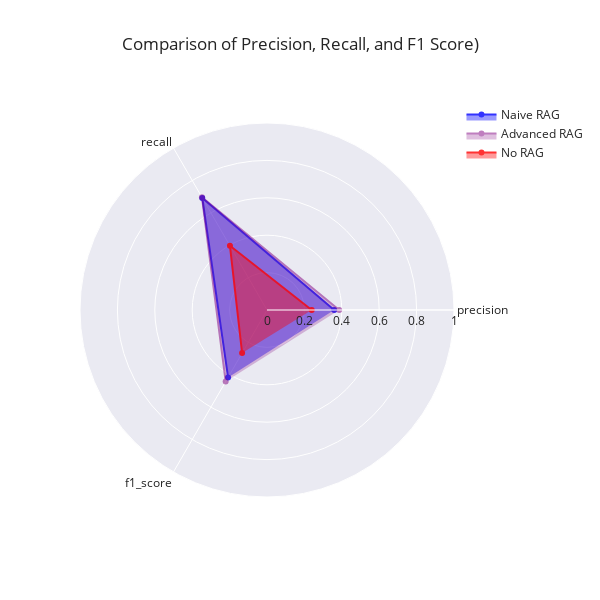

The notebook cell saved with this chart:
### Code cell
fig = go.Figure()



fig.add_trace(go.Scatterpolar(
    r=df_token[df_token['method']=="Naive RAG"][['precision','recall','f1_score']].values[0],
    theta=['precision','recall','f1_score'],
    fill='toself',
    name='Naive RAG',
    line_color='blue',
    opacity=0.8
))
fig.add_trace(go.Scatterpolar(
    r=df_token[df_token['method']=="Advanced RAG"][['precision','recall','f1_score']].values[0],
    theta=['precision','recall','f1_score'],
    fill='toself',
    name='Advanced RAG',
    line_color='purple',
    opacity=0.5
))

fig.add_trace(go.Scatterpolar(
    r=df_token[df_token['method']=="No RAG"][['precision','recall','f1_score']].values[0],
    theta=['precision','recall','f1_score'],
    fill='toself',
    name='No RAG',
    line_color='red',
    opacity=0.8
))


fig.update_layout(
    polar=dict(
        radialaxis=dict(
            visible=True,
            range=[0, 1]  
        )),
    title="Comparison of Precision, Recall, and F1 Score)",
    showlegend=True,
    width=600, 
    height=600,
    template='seaborn'
)

# Show the plot
fig.show()

### Figure 1 — Plotly figure (JSON) as saved in the notebook; plotly's stock layout.template omitted (floating-point values rounded to 4 significant figures)
{"data": [{"fill": "toself", "line": {"color": "blue"}, "name": "Naive RAG", "opacity": 0.8, "r": [0.3592, 0.6922, 0.4163], "theta": ["precision", "recall", "f1_score"], "type": "scatterpolar"}, {"fill": "toself", "line": {"color": "purple"}, "name": "Advanced RAG", "opacity": 0.5, "r": [0.3861, 0.6957, 0.442], "theta": ["precision", "recall", "f1_score"], "type": "scatterpolar"}, {"fill": "toself", "line": {"color": "red"}, "name": "No RAG", "opacity": 0.8, "r": [0.2391, 0.3962, 0.2661], "theta": ["precision", "recall", "f1_score"], "type": "scatterpolar"}], "layout": {"height": 600, "polar": {"radialaxis": {"range": [0, 1], "visible": true}}, "showlegend": true, "title": {"text": "Comparison of Precision, Recall, and F1 Score)"}, "width": 600}}
